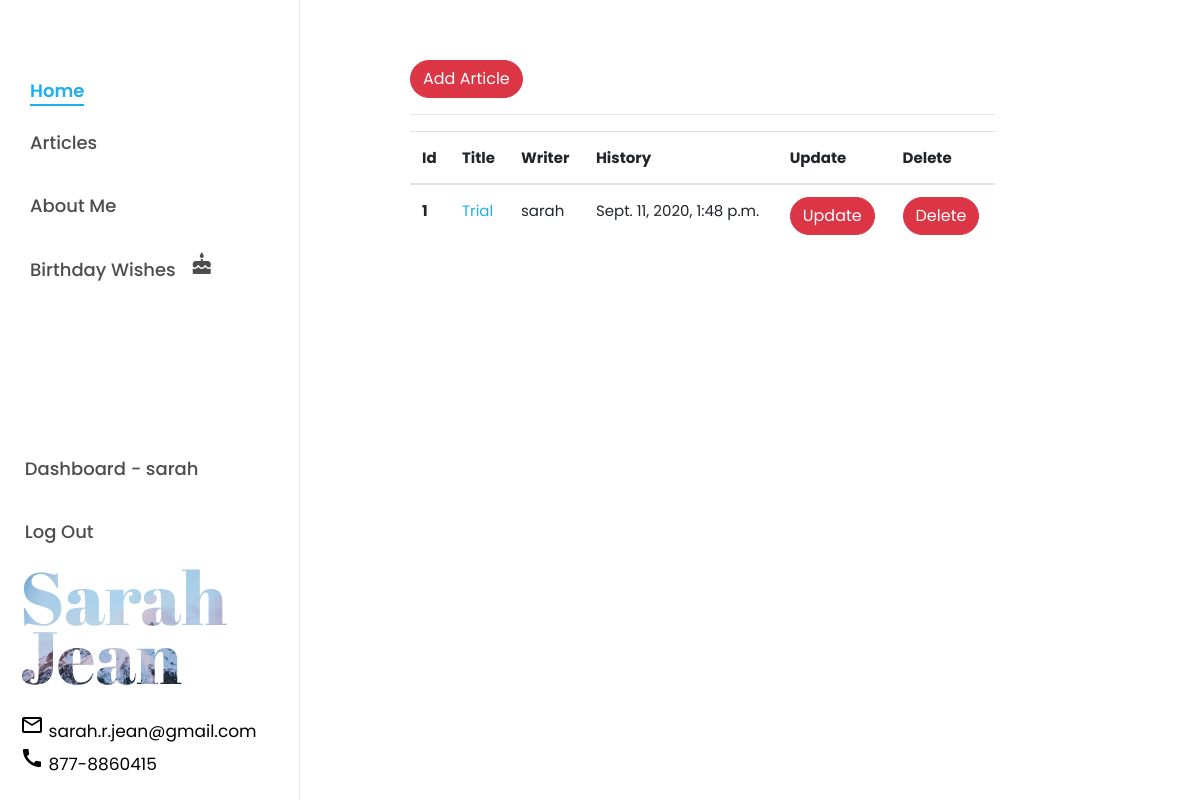
Before: /articles/dashboard/ (signed in) with the older database file.
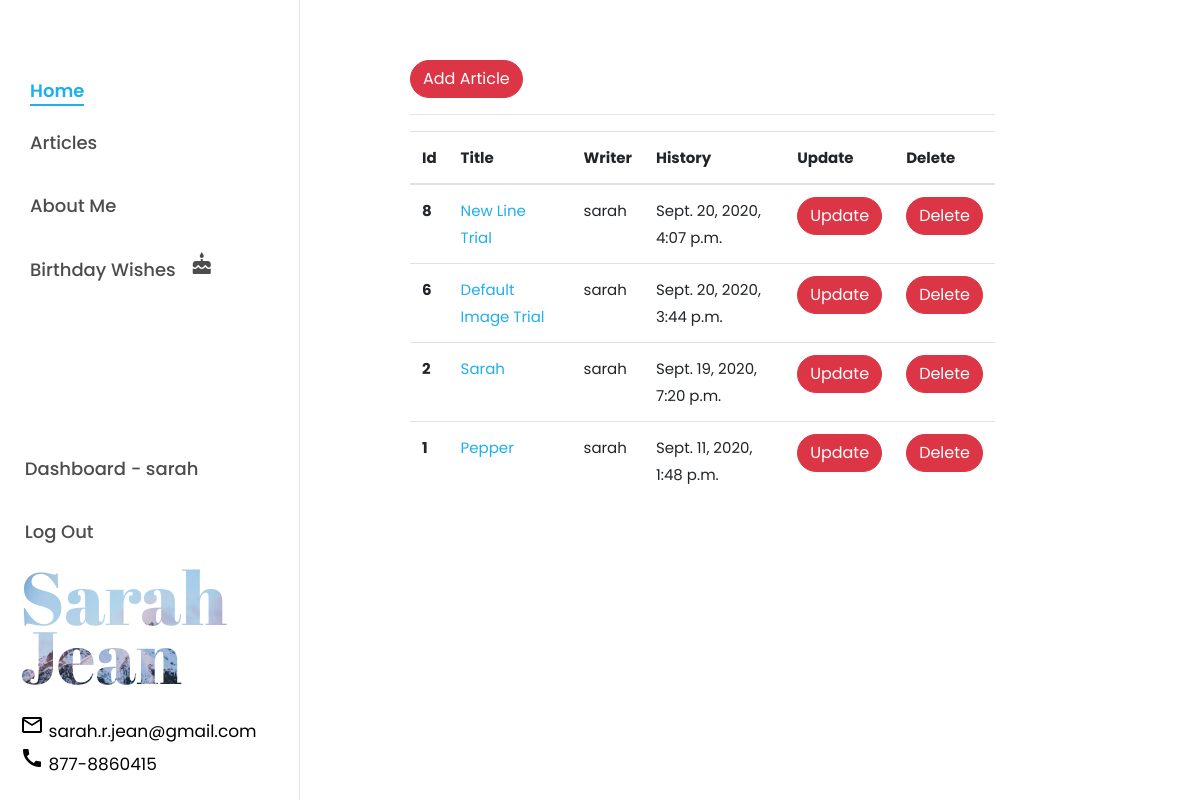
After: the same page with the newer database file.
### article/models.py (models this page shows, shortened)
class Article(models.Model):
    author = models.ForeignKey("auth.User",on_delete = models.CASCADE,verbose_name = "Author ")
    title = models.CharField(max_length = 50,verbose_name = "Title")
    content = RichTextField()
    created_date = models.DateTimeField(auto_now_add=True,verbose_name="Created On")
    article_image = models.FileField(blank = True,null = True,verbose_name="Image", default="bg_1.jpg")
    slug = models.SlugField(unique=True, max_length=100)
    class Meta:
        ordering = ['-created_date']

### article/views.py (the view)
# urls.py: path('dashboard/',views.dashboard,name = "dashboard"),
@login_required(login_url="user:login")
def dashboard(request):
    articles = Article.objects.filter(author=request.user)
    context = {
        "articles": articles
    }
    return render(request, "dashboard.html", context)

### templates/dashboard.html
{% extends "includes/colornav.html" %}
{% block body %}
<div class="row" style="margin-top: 5%;">
    <div class="center col-md-6 col=sm-3 offset-md-4 offset-sm-3" h>
        <a class="btn btn-danger" href="{% url 'article:addarticle' %}">Add Article </a>
        <hr>
        {% if articles %}
        <table class="table">
            <thead>
                <tr>
                    <th scope="col">Id</th>
                    <th scope="col">Title</th>
                    <th scope="col">Writer</th>
                    <th scope="col">History</th>
                    <th scope="col">Update</th>
                    <th scope="col">Delete</th>
                </tr>
            </thead>
            <tbody>
                {% for article in articles %}
                <tr>
                    <th scope="row">{{article.id}}</th>
                    <td><a href="{% url 'article:detail' article.slug %}">{{article.title}}</a></td>
                    <td>{{article.author.username}}</td>
                    <td>{{article.created_date}}</td>
                    <td><a href="{% url 'article:update' article.slug %}" class="btn btn-danger">Update</a></td>
                    <td><a href="{% url 'article:delete' article.slug %}" class="btn btn-danger">Delete</a> </td>
                </tr>
                {% endfor %}
            </tbody>
        </table>
        {% else %}
        <div class="alert alert-danger">
            You dont have any articles yet...
        </div>
        {% endif %}
    </div>
</div>
{% endblock body %}

Changed rows visible on the page:
added Article: id "8", title "New Line Trial", author.username "sarah", created_date "Sept. 20, 2020, 4:07 p.m."
added Article: id "6", title "Default Image Trial", author.username "sarah", created_date "Sept. 20, 2020, 3:44 p.m."
added Article: id "2", title "Sarah", author.username "sarah", created_date "Sept. 19, 2020, 7:20 p.m."
changed Article id 1: title "Trial" → "Pepper"
